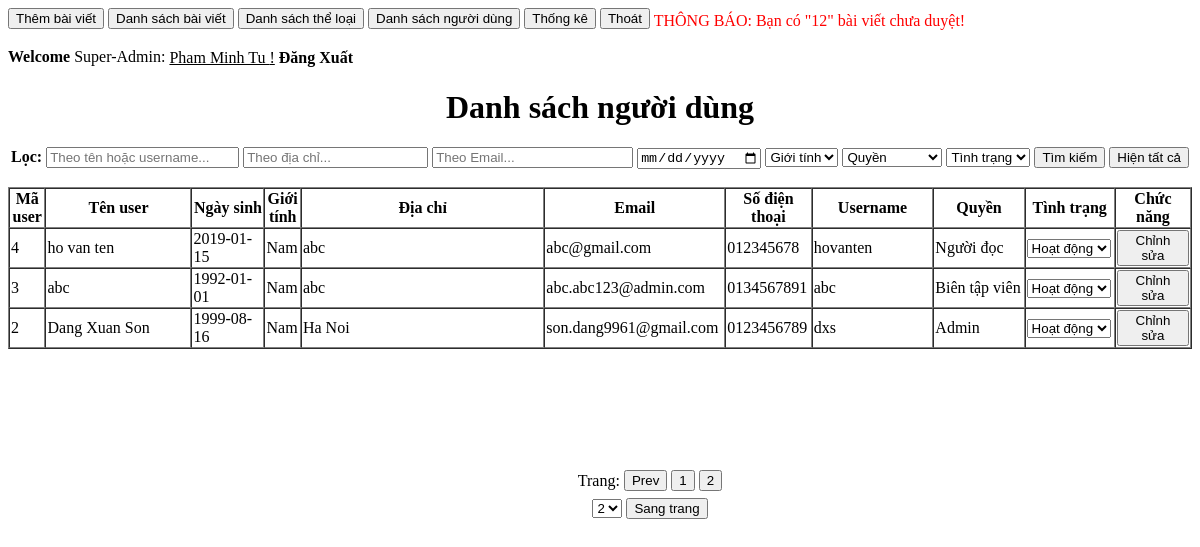
Page /admin/quanLy.php?dsuser&page=2&ddlGt=-1&ddlTT=-1 (signed in) on the earlier database version.
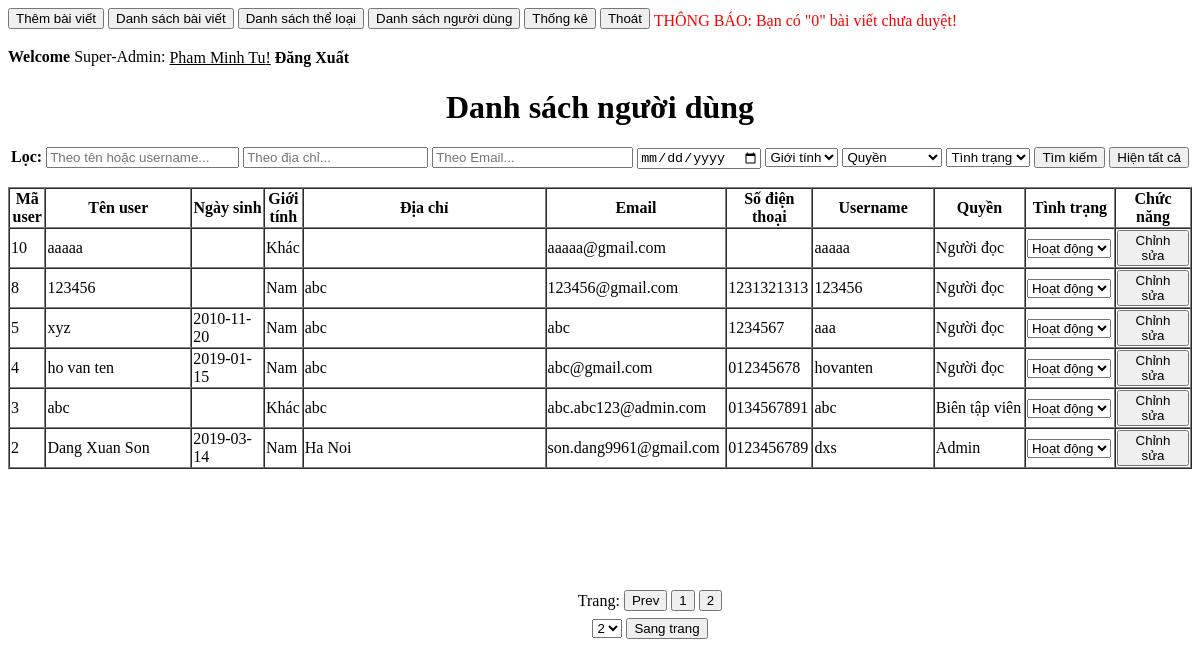
Same page on the later database version.
### tables this page shows
CREATE TABLE `tbluser` (
  `maUser` int(11) NOT NULL,
  `tenUser` varchar(200) DEFAULT NULL,
  `ngaySinh` date DEFAULT NULL,
  `gioiTinh` int(11) DEFAULT NULL,
  `diaChi` varchar(200) DEFAULT NULL,
  `email` varchar(200) DEFAULT NULL,
  `sdt` varchar(50) DEFAULT NULL,
  `username` varchar(200) DEFAULT NULL,
  `pass` varchar(200) DEFAULT NULL,
  `maQuyen` int(11) DEFAULT '0',
  `tinhTrangUser` tinyint(1) DEFAULT '1'
);

### admin/danhSachUser.php (the view, shortened to what the changed rows need)
<!DOCTYPE html PUBLIC "-//W3C//DTD XHTML 1.0 Transitional//EN" "http://www.w3.org/TR/xhtml1/DTD/xhtml1-transitional.dtd">
<html xmlns="http://www.w3.org/1999/xhtml">
<head>
</head>
<body>
<center>
	<h1><?php if($_SESSION["phanQuyen"]==3) {?>Danh sách người dùng <?php } else { ?> Danh sách Biên tập viên và người đọc <?php } ?></h1>
</center>
			<?php if(isset($_GET["ddlGt"])) $gt =  $_GET["ddlGt"]; else $gt = -1; ?>
				<?php if(isset($_GET["ddlTT"])) $tt =  $_GET["ddlTT"]; else $tt = -1; ?>
	<br>
	<?php
	include ("../Connectdb/open.php");
	if($_SESSION["phanQuyen"]==3)
	{
		$sql =" select * from tbluser where maQuyen<=2";
		$sqlTongUser="select count(*) as tongUser from tbluser where maQuyen<=2";
	}else if($_SESSION["phanQuyen"]==2)
	{
		$sql =" select * from tbluser where maQuyen<2";
		$sqlTongUser="select count(*) as tongUser from tbluser where maQuyen<2";
	}
	$resultTongUser=mysqli_query($con,$sqlTongUser);
	$rowTongUser=mysqli_fetch_array($resultTongUser);
	$tongUser=$rowTongUser["tongUser"];
	$soUser1trang=8;
	$tongSoTrang=ceil($tongUser/$soUser1trang);
	$start=0;
	$page=1;
	if (isset($_GET["page"]))
	{
		$page=$_GET["page"];
		$start=($_GET["page"]-1)*$soUser1trang;
	}
	$sql .=" order by maUser desc limit $start, $soUser1trang";
	$result=mysqli_query($con,$sql);
	$dem=mysqli_num_rows($result);
	if($dem!=0)
	{
	?>
<center>
	<table border="1" cellspacing="0">
		<tr>
			<th width="3%">Mã user</th>
			<th width="12%">Tên user</th>
			<th width="6%">Ngày sinh</th>
			<th width="3%">Giới tính</th>
			<th width="20%">Địa chỉ</th>
			<th width="14%">Email</th>
			<th width="7%">Số điện thoại</th>
			<th width="10%">Username</th>
			<th width="7.5%">Quyền</th>
			<th width="6.5%">Tình trạng</th>
			<th width="6.25%">Chức năng</th>
		</tr>
	<?php
	while ($user=mysqli_fetch_array($result))
		{
	?>
		<tr>
			<td><?php echo($user["maUser"]);?></td>
			<td><?php echo($user["tenUser"]);?></td>
			<td><?php echo($user["ngaySinh"]);?></td>
			<td><?php if($user["gioiTinh"]==1) echo ("Nam"); else if($user["gioiTinh"]==2) echo ("Nữ");else if($user["gioiTinh"]==0) echo ("Khác");?></td>
			<td><?php echo($user["diaChi"]);?></td>
			<td><?php echo($user["email"]);?></td>
			<td><?php echo($user["sdt"]);?></td>
			<td><?php echo($user["username"]);?></td>
			<td>
				<?php
					if($_SESSION["phanQuyen"]==3)
					{
						if($user["maQuyen"]==0) echo("Người đọc");
						else if($user["maQuyen"]==1) echo ("Biên tập viên");
						else if($user["maQuyen"]==2) echo ("Admin");
					}else if($_SESSION["phanQuyen"]==2)
					{
						if($user["maQuyen"]==0) echo("Người đọc");
						else if($user["maQuyen"]==1) echo ("Biên tập viên");
					}
				?>
			</td>
			<td>
				<form method="post" action="capNhatThongTinUserProcess.php">
					<select name="TinhTrang" onchange="this.form.submit();">
						<option value="1" <?php if($user["tinhTrangUser"]==1) { ?> selected="selected" <?php } ?>>Hoạt động</option>
					</select>
				</form>
			</td>
			<td align="center">
			<button type="button" onclick="location.href='capNhatThongTinUser.php?id=<?php echo($user["maUser"]); ?>'">Chỉnh sửa</button></td>
		</tr>
	<?php
		}
	}else echo "<center><h2>Không tìm thấy kết quả</h2></center>";
	?>
	</table><br />
	<?php
	$urladmin ="";
	if(isset($gt)) $urladmin .= "&ddlGt=$gt";
	if(isset($tt)) $urladmin .= "&ddlTT=$tt";
	if($tongSoTrang>1)
	{
	?>
	<table style="margin-left:100px; margin-top:100px; ">
	<tr>
	<?php
		if($page <= 2) $startpage = 1;
		else if($page == $tongSoTrang) $startpage = $page - 4;
		else if($page == $tongSoTrang - 1) $startpage = $page - 3;
		else $startpage = $page - 2;
		$endpage = $startpage + 4;
		if($tongSoTrang > 5)
		{
		for ($i=$startpage; $i <= $endpage; $i++)
			{
	?>
				<td>
					<button type="button" onClick="location.href='?dsuser<?php echo("&page=$i"); ?>'">
						<?php echo ($i); ?>
					</button>
				</td>
	<?php
			}
		}
		else
		{
		for ($i=1; $i <= $tongSoTrang; $i++)
			{
				$pageloop = "&page=$i";
				$pageloop .= $urladmin;
	?>
				<td>
					<button type="button" onClick="location.href='?dsuser<?php echo($pageloop); ?>'">
						<?php echo ($i); ?>
					</button>
				</td>
	<?php
			}
		}
	?>
		</tr>
	</table>
	<?php
	}
	?>
</center>
</body>
</html>

### admin/quanLy.php (shortened to what the changed rows need)
<!DOCTYPE html PUBLIC "-//W3C//DTD XHTML 1.0 Transitional//EN" "http://www.w3.org/TR/xhtml1/DTD/xhtml1-transitional.dtd">
<html xmlns="http://www.w3.org/1999/xhtml">
<head>
<link rel="stylesheet" type="text/css" href="../style.css" />
</head>
<body>
<div>
	<?php
		include ("../Connectdb/open.php");
		$resultNotice=mysqli_query($con,"select * from tblbaiviet where tinhTrangBv=0");
		$notice=mysqli_num_rows($resultNotice);
		if($_SESSION["phanQuyen"]==1)
		{
	?>
			<button type="button" onclick="location.href='?tbv'" id="a3" >Thêm bài viết</button>
            <button type="button" onclick="location.href='?dsbv'" id="a3">Danh sách bài viết</button>
           	<button type="button" onclick="location.href='?dstl'" id="a3">Danh sách thể loại</button>
            <button type="button" onclick="location.href='../giaoDien/index.php'">Thoát</button>
            <font color="#FF0000">THÔNG BÁO: Bạn có "<?php echo($notice);?>"bài viết chưa được Admin duyệt!</font>
    <?php
		}
		else if($_SESSION["phanQuyen"]==3)
		{
	?>
            <button type="button"><a href="?tbv" id="a3" >Thêm bài viết</a></button>
            <button type="button"><a href="?dsbv" id="a3">Danh sách bài viết</a></button>
    		<button type="button"><a href="?dstl" id="a3">Danh sách thể loại</a></button>
            <button type="button"><a href="?dsuser" id="a3">Danh sách người dùng</a></button>
            <button type="button"><a href="?thongKe" id="a3">Thống kê</a></button>
            <button type="button"> <a href='../giaoDien/index.php'" id="a3">Thoát </a></button>
            <font color="#FF0000">THÔNG BÁO: Bạn có "<?php echo($notice);?>" bài viết chưa duyệt!</font>
    <?php
		}
	?>
    	<br /><br />
    	<b>Welcome</b> <?php if($_SESSION["phanQuyen"]==1) echo "Biên tập viên: "; else if($_SESSION["phanQuyen"]==2) echo "Admin: "; 	else if($_SESSION["phanQuyen"]==3) echo "Super-Admin: "; ?>
        <a href="?ttcn=<?php echo($_SESSION["username"]);?>" style=" text-decoration:underline; color: #000">
	<?php
		$maUser=$_SESSION["idUser"];
		$resultTenUser=mysqli_query($con,"select tenUser from tbluser where maUser=$maUser");
		$tenUser=mysqli_fetch_array($resultTenUser);
		echo ($tenUser["tenUser"]);
	?>!</a>
        <a href="../quanLyTaiKhoan/dangXuatProcess.php" style="margin-right:5px; color:black; text-decoration: none"><b>Đăng Xuất</b></a>
</div>
<div>
<center>
<?php
		if(isset($_GET["tbv"]))
		{
			include("themBaiViet.php");
    	}
		else if(isset($_GET["dsbv"]))
		{
			include("danhSachBaiViet.php");
        }
		else if(isset($_GET["dstl"]))
		{
			include("danhSachTheLoai.php");
        }
		else if(isset($_GET["dsuser"]))
		{
			include("danhSachUser.php");
        }
	?>
</center>
</div>
</body>
</html>

Differences in the rows shown:
now on this page (row edited): tbluser: maUser "10", tenUser "aaaaa", gioiTinh "Khác", email "aaaaa@gmail.com", username "aaaaa", maQuyen "Người đọc", TinhTrang "Hoạt động"
now on this page (row edited): tbluser: maUser "8", tenUser "123456", gioiTinh "Nam", diaChi "abc", email "123456@gmail.com", sdt "1231321313", username "123456", maQuyen "Người đọc", TinhTrang "Hoạt động"
now on this page (row unchanged): tbluser: maUser "5", tenUser "xyz", ngaySinh "2010-11-20", gioiTinh "Nam", diaChi "abc", email "abc", sdt "1234567", username "aaa", maQuyen "Người đọc", TinhTrang "Hoạt động"
changed tbluser "abc.abc123@admin.com": ngaySinh "1992-01-01" → (not shown); gioiTinh "Nam" → "Khác"
changed tbluser "Dang Xuan Son": ngaySinh "1999-08-16" → "2019-03-14"
Other differences:
$notice: "12" → "0"
